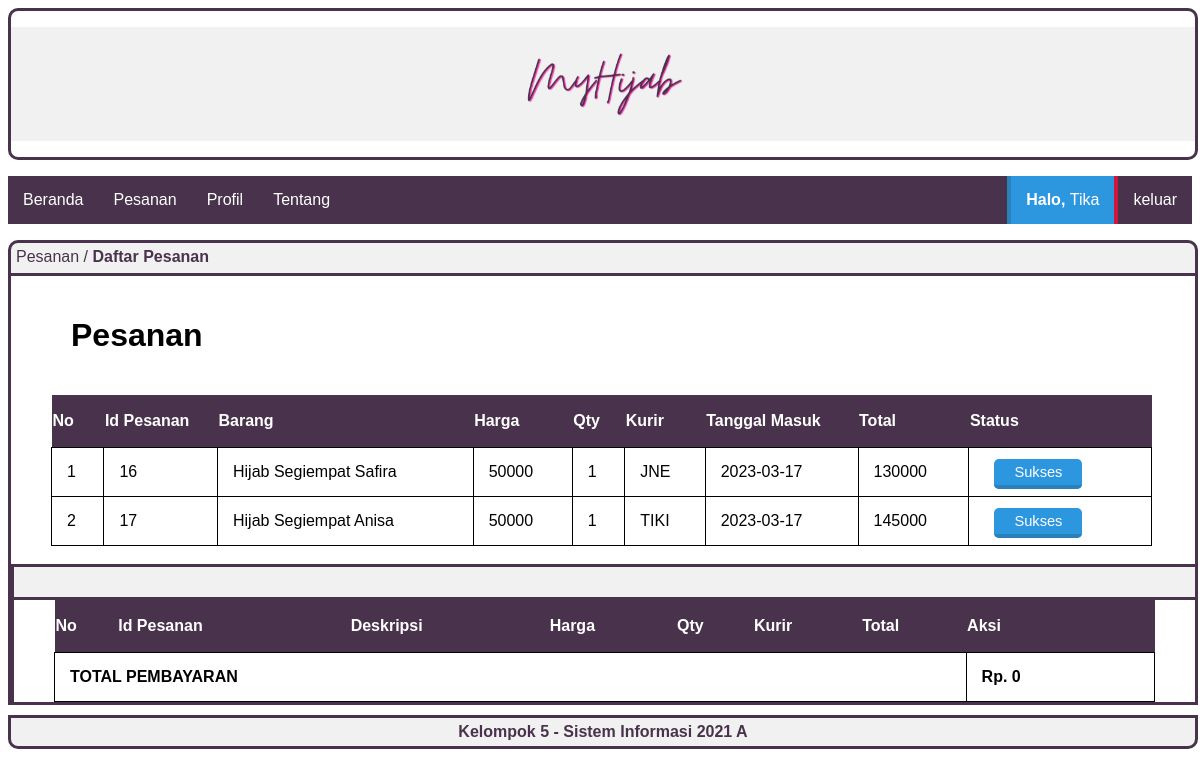
The page /index.php?page=belanja (signed in) on the database its author committed.
### tables this page shows
CREATE TABLE `tbl_pesanan` (
  `id_pesanan` int(100) NOT NULL,
  `id_user` int(100) NOT NULL,
  `id_barang` int(100) NOT NULL,
  `qty` int(50) NOT NULL,
  `kurir` varchar(15) NOT NULL,
  `date_in` date NOT NULL,
  `total` int(100) NOT NULL
);

CREATE TABLE `tbl_barang` (
  `id_barang` int(100) NOT NULL,
  `deskripsi` varchar(100) NOT NULL,
  `harga` int(20) NOT NULL,
  `stok` int(5) NOT NULL,
  `nama_image` varchar(50) NOT NULL,
  `type_image` varchar(50) NOT NULL,
  `size_image` bigint(20) NOT NULL
);

### page/user/belanja.php (the view, shortened to what this page needs)
<div class="box-title">
    <p>Pesanan / <b>Daftar Pesanan</b></p>
</div>
<div id="box">
  <h1>Pesanan</h1>
  <?php
  include 'lib/koneksi.php';
  if (isset($_SESSION['username'])) $user = $_SESSION['username'];
  $ambiluser = $conn->prepare("SELECT * FROM tbl_users WHERE username =:user");
  $ambiluser->bindparam(':user', $user);
  $ambiluser->execute();
  $data = $ambiluser->fetch(PDO::FETCH_OBJ);
  if (isset($_SESSION['username'])) $id = $data->id_user;
  $query = $conn->prepare("SELECT * FROM tbl_pesanan
                           JOIN tbl_barang ON tbl_pesanan.id_barang=tbl_barang.id_barang
                           WHERE tbl_pesanan.id_user=:id
                           GROUP BY tbl_pesanan.id_pesanan");
  $query->bindparam(':id', $id);
  $query->execute();
  $data = $query->fetchAll();
  ?>
  <table class="news">
    <tr>
      <th>No</th>
      <th>Id Pesanan</th>
      <th>Barang</th>
      <th>Harga</th>
      <th>Qty</th>
      <th>Kurir</th>
      <th>Tanggal Masuk</th>
      <th>Total</th>
      <th>Status</th>
    </tr>
    <?php
    $no=1;
    foreach ($data as $value): ?>
        <tr>
            <td><?php echo $no; ?></td>
            <td><?php echo $value['id_pesanan'] ?></td>
            <td><?php echo $value['deskripsi'] ?></td>
            <td><?php echo $value['harga'] ?></td>
            <td><?php echo $value['qty'] ?></td>
            <td><?php echo $value['kurir'] ?></td>
            <td><?php echo $value['date_in'] ?></td>
            <td><?php echo $value['total'] ?></td>
            <td>
              <a class="tombol-biru">Sukses</a>
            </td>
        </tr>
    <?php
    $no++;
    endforeach;
     ?>
  </table>
  <br>
     <?php include("page/user/keranjang.php") ?>
</div>

### style.css (style rules this page uses)
.box-title { background: #F1F1F1; width: 100%; height: 30px; margin: auto; border: 3px solid #49324C; border-radius: 10px 10px 0px 0px; }
.box-title p { color: #49324C; margin: 5px 5px; font-family: sans-serif; }
#box { border-bottom: 0px; border-left: 3px solid #49324C; border-right: 3px solid #49324C; width: 100%; margin: auto; min-height: 200px; overflow: hidden; }
table.news { border-collapse: collapse; width: 93%; }
.news td { padding: 15px; border: 1px solid black; }
.news th { background-color: #49324C; color: white; height: 50px; }
#box p,h1,h2,table,tr,td,img { font-family: sans-serif; padding: 20px; text-align: justify; margin-right: 40px; margin-left: 40px; }
.tombol-biru { background:#2C97DF; color:white; border-top:0; border-left:0; border-right:0; border-bottom:4px solid #2A80B9; border-radius: 5px; padding:5px 20px; text-decoration:none; font-family:sans-serif; font-size:11pt; margin:10px; }

### rows shown on the page
tbl_pesanan: id_pesanan "16", id_barang.deskripsi "Hijab Segiempat Safira", id_barang.harga "50000", qty "1", kurir "JNE", date_in "2023-03-17", total "130000"
tbl_pesanan: id_pesanan "17", id_barang.deskripsi "Hijab Segiempat Anisa", id_barang.harga "50000", qty "1", kurir "TIKI", date_in "2023-03-17", total "145000"

### other values the page prints
$user "Tika"
$jumlah "0"
